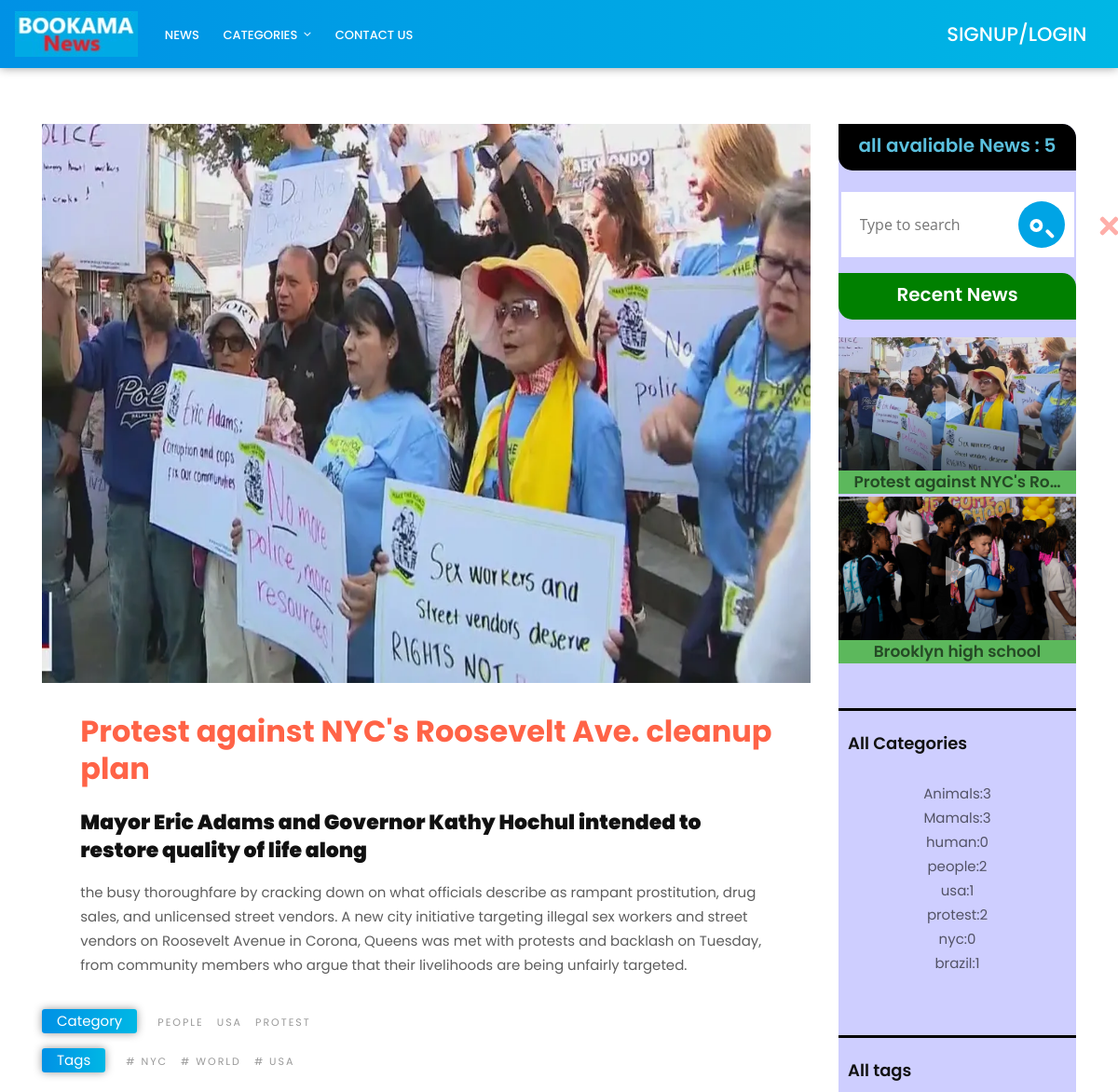
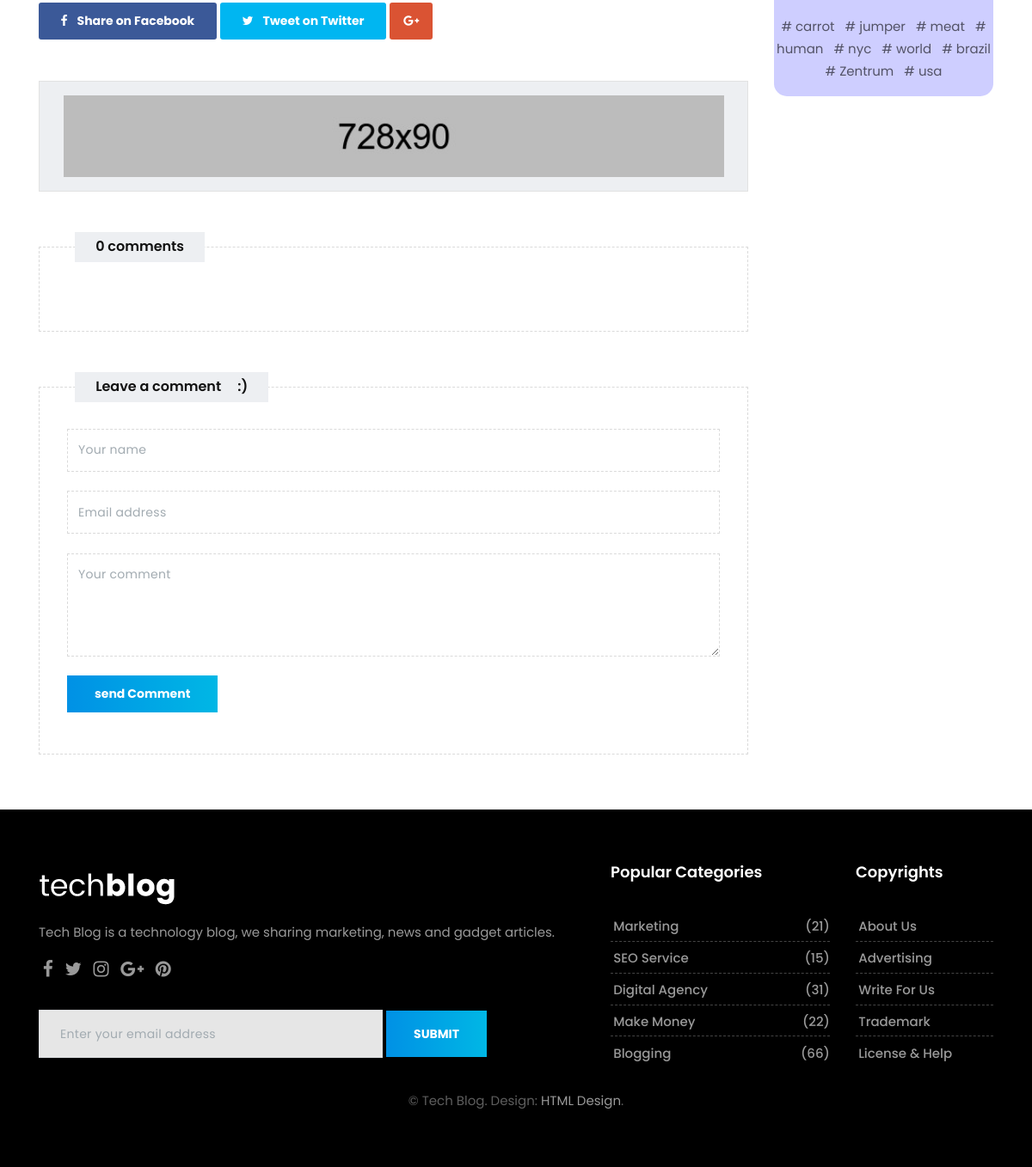
Screenshot of /detail/7/ with the database file from the repository (2 pictures, top to bottom).
### news/models.py (models this page shows, shortened)
class News(models.Model):
  title=models.CharField(max_length=250)
  brif_description=models.TextField()
  description=models.TextField()
  image=models.ImageField(upload_to='news/images/',default='news/images/1.png')
  updated_time=models.DateTimeField(auto_now=True, auto_now_add=False)
  created_time=models.DateTimeField(auto_now=False, auto_now_add=True)
  active=models.BooleanField(default=False)
  author=models.ForeignKey(user,on_delete=models.CASCADE,blank=False)
  category=models.ManyToManyField("Category")
  tag=models.ManyToManyField("Tag")
  class Meta:
    ordering=['-created_time']
    verbose_name = 'New'
    verbose_name_plural = 'News'

class Category(models.Model):
  title=models.CharField(max_length=100)
  def __str__(self):
    return self.title

class Tag(models.Model):
  title=models.CharField(max_length=100)

### news/views.py (the view)
# urls.py: path('detail/<int:num>/', news_detail,name="detail"),
def news_detail(request,num):
  new=get_object_or_404(News,id=num)
  comments = Comment.objects.filter(news=new, active=True)
  form=CommentForm()
  if request.method =='POST':
    form=CommentForm(request.POST)
    if form.is_valid():
      form.save()
      messages.success(request, "your comment added and would be published soon ... ")
      return redirect('/')
  return render(request,'news/news-detail.html',{'new':new , 'comments':comments ,'form':form})

### news/forms.py
class CommentForm(forms.ModelForm):
  class Meta:
    model=Comment
    fields='__all__'
    exclude = ('active','created_time')

### news/templatetags/news_tags.py (called while the page is built)
@register.simple_tag
def news_counter():
  news=str(News.objects.filter(active=1).count())
  return f"all avaliable News   :  {news} "

@register.inclusion_tag('news/includes/news-recent.html')
def recent_news():
  news=News.objects.filter(active=True).order_by('-created_time')[0:2]
  return {'news':news}

@register.inclusion_tag('news/includes/news-category.html')
def categories():
  categories=Category.objects.all()
  news=News.objects.filter(active=True)
  categories_count={}
  for cat in categories:
    categories_count[cat]=news.filter(category__title=cat).count()
  return {'categories_count': categories_count}

@register.inclusion_tag('news/includes/news-all-tags.html')
def show_all_tags():
  tags=Tag.objects.all()
  return {'tags':tags}

@register.inclusion_tag('news/includes/news-category-banner.html')
def category_banner():
  categories=Category.objects.all()
  return {'categories':categories}

@register.inclusion_tag('news/includes/banner/news-banner-recentnews.html')
def banner_recent_news():
  news=News.objects.filter(active=True).order_by('-id')[0:3]
  return {'news':news}

### templates/news/news-detail.html (shortened to what this page needs)
{% extends "base.html" %}
{% load static %}
{% load news_tags %}
{% block content %}
<section class="section single-wrapper">
  <div class="container">
      <div class="row">
          <div class="col-lg-9 col-md-12 col-sm-12 col-xs-12">
              <div class="page-wrapper">
                  <div class="single-post-media">
                      <img style="width:100%;height:600px" src="{{new.image.url}}" alt="" class="img-fluid">
                  </div>
                  <div class="blog-content">
                      <div class="pp">
                          <h1><a href="#">{{new.title}}</a></h1>
                          <h3><strong>{{new.brif_description}}</strong></h3>
                          <p>{{new.description}}</p>
                      </div>
                  </div>
                  <div class="blog-title-area">
                      <div class="tag-cloud-single">
                          <span>Category</span>
                          {% for cat in new.category.all %}
                          <small><a href=" {% url "news:category" category=cat.title %} ">{{cat.title}}</a></small>
                          {% endfor %}
                      </div>
                     <div class="tag-cloud-single">
                        <span>Tags </span>
                        {% for tag in new.tag.all  %}
                        <small><a href="{% url "news:tag" tag=tag.title %}"># {{tag.title}}</a></small>
                        {% endfor %}
                    </div>
                      <div class="post-sharing">
                          <ul class="list-inline">
                              <li><a href="#" class="fb-button btn btn-primary"><i class="fa fa-facebook"></i> <span class="down-mobile">Share on Facebook</span></a></li>
                              <li><a href="#" class="tw-button btn btn-primary"><i class="fa fa-twitter"></i> <span class="down-mobile">Tweet on Twitter</span></a></li>
                              <li><a href="#" class="gp-button btn btn-primary"><i class="fa fa-google-plus"></i></a></li>
                          </ul>
                      </div>
                  </div>
                  <div class="row">
                      <div class="col-lg-12">
                          <div class="banner-spot clearfix">
                              <div class="banner-img">
                                  <img src="upload/banner_01.jpg" alt="" class="img-fluid">
                              </div>
                          </div>
                      </div>
                  </div>
                  <div class="custombox clearfix">
                      <h4 class="small-title">{{comments.count}} comments</h4>
                      <div class="row">
                          <div class="col-lg-12">
                          </div>
                      </div>
                  </div>
                  <div class="custombox clearfix">
                      <h4 class="small-title">Leave a comment &nbsp; &nbsp; :) </h4>
                      <div class="row">
                          <div class="col-lg-12">
                              <form method="POST" action="{% url "news:detail" num=new.id %}" class="form-wrapper">
                                  <input name="name" type="text" class="form-control" placeholder="Your name">
                                  <input name="email" type="email" class="form-control" placeholder="Email address">
                                  <textarea name="message" class="form-control" placeholder="Your comment"></textarea>
                                  <button type="submit" class="btn btn-primary">send Comment</button>
                              </form>
                          </div>
                      </div>
                  </div>
              </div>
          </div>
{% include "news/includes/sidebar.html" %}
      </div>
  </div>
</section>
{% endblock content %}

### templates/news/includes/news-recent.html (shortened to what this page needs)
{% load news_tags %}
<div class="widget">
    <div class="trend-videos">
<h2 style="border-radius:0px 15px 0px 15px;background-color:green;font-size:20px;height:50px;text-align:center;padding:5%" class="widget-title text-white">Recent News</h2>
{% for new in news %}
      <div class="blog-box bg-success" style="margin-top:-13px;">
          <div class="post-media">
              <a href="{% url "news:detail" num=new.id %}" title="">
                  <img src="{{new.image.url}}" alt="" class="img-fluid">
                  <div class="hovereffect">
                  </div>
              </a>
          </div>
          <div class="blog-meta">
              <h5 style="text-align:center;padding-buttom:10px" ><a href="{% url "news:detail" num=new.id %}" title="">{{new.title | truncatechars:25}}</a></h5>
          </div>
      </div>
      {% endfor %}
  </div>
</div>

### templates/news/includes/news-category.html (shortened to what this page needs)
{% load news_tags %}
<div class="widget">
  <h2 class="widget-title" style="padding:10px 0px 0px 10px">All Categories </h2>
  <div class="blog-list-widget">
      <div class="list-group">
          <a href="tech-single.html" class="list-group-item list-group-item-action flex-column align-items-start">
              <div class="w-100 justify-content-between">
                  <ul>
                    {% for cat,num in categories_count.items %}
                    <li style="text-align:center">
                        <a href="{% url "news:category" category=cat.title %}">{{cat}}:{{num}}</a>
                    </li>
                    {% endfor %}
                  </ul>
              </div>
          </a>
      </div>
  </div>
</div>

### templates/news/includes/news-all-tags.html (shortened to what this page needs)
{% load news_tags %}
<div class="widget">
  <h2 class="widget-title"  style="padding:10px 0px 0px 10px" >All tags </h2>
  <div class="blog-list-widget">
      <div class="list-group">
          <a href="tech-single.html" class="list-group-item list-group-item-action flex-column align-items-start">
              <div class="w-100 justify-content-between">
                  <ul style="text-align:center">
                    {% for tag in tags%}
                    <li  style="display:inline">
                        <a href="{% url "news:tag" tag=tag.title %}"># {{tag.title}} &nbsp; </a>
                    </li>
                    {% endfor %}
              </div>
          </a>
      </div>
  </div>
</div>

### staticfiles/css/colors.css (style rules this page uses)
.authorbox p a, .pp a, .sitemap-wrapper small, .fa-user-circle-o, .footer h5:hover, a:hover, a:focus, .navbar-nav .nav-link:hover, .navbar-nav .nav-link:focus, .navbar-inverse .navbar-nav .active > .nav-link, .navbar-inverse .navbar-nav .nav-link.active, .navbar-inverse .navbar-nav .nav-link.open, .navbar-inverse .navbar-nav .open > .nav-link { color: #3197d6 !important; }
.tag-cloud-single span, .page-title i, .btn:hover, .sitemap-wrapper .year, .btn:focus, .navbar-inverse .navbar-toggler { color: #ffffff !important; background-color: #3197d6; }

### staticfiles/css/version/tech.css (style rules this page uses)
body { background-color: #ffffff; }
h1, h2, h3, h4, h5, body, .navbar-toggleable-md .navbar-nav .nav-link, .market-header, .btn, .dropdown-item, .form-control, p { font-family: 'Poppins', serif !important; }
h1, h2, h3, h4, h5 { font-weight: 600; }
.single-wrapper { margin-top: 3.5rem; }
.banner-spot { padding: 0 !important; border: 1px solid #e2e2e2; }
.page-wrapper .banner-spot { padding: 1rem !important; border: 1px solid #e2e2e2; }
.authorbox p a, .pp a, .blog-top .fa-rss, a:hover, a:focus { color: #FF6347 !important; }
.btn, .page-link:hover, .page-link:focus, .btn:hover, .btn:focus { color: #ffffff !important; background: rgba(0, 0, 0, 0) linear-gradient(to right, #0091e5 0px, #00b7e5 100%) repeat scroll 0 0 !important }
.tag-cloud-single span, .navbar-inverse { color: #ffffff !important; box-shadow: 0 0 10px rgba(0, 0, 0, 0.4); background: rgba(0, 0, 0, 0) linear-gradient(to right, #0091e5 0px, #00b7e5 100%) repeat scroll 0 0 !important }
.gp-button.btn-primary:hover, .gp-button.btn-primary:focus, .gp-button.btn-primary { border-color: #DA5333 !important; background: #DA5333 !important; }
.fb-button.btn-primary:focus, .fb-button.btn-primary:hover, .fb-button.btn-primary { background: #3B5998 !important; border-color: #3B5998 !important; }
.tw-button.btn-primary:hover, .tw-button.btn-primary:focus, .tw-button.btn-primary { background: #00B6F1 !important; border-color: #00B6F1 !important; }

### rows the page displays
News: image (picture), title "Protest against NYC's Roosevelt Ave. cleanup plan", brif_description "Mayor Eric Adams and Governor Kathy Hochul intended to restore quality of life along", description "the busy thoroughfare by cracking down on what officials describe as rampant prostitution, drug sales, and unlicensed street vendors. A new city initiative targeting illegal sex workers and street vendors on Roosevelt Avenue in Corona, Queens was met with protests and backlash on Tuesday, from community members who argue that their livelihoods are being unfairly targeted.", title "Protest against NYC's Ro…"
Category: title "PEOPLE", title "people", num "2"
Category: title "USA", title "usa", num "1"
Category: title "PROTEST", title "protest", num "2"
Tag: title "NYC", title "nyc"
Tag: title "WORLD", title "world"
Tag: title "USA", title "usa"
News: image (picture), title "Brooklyn high school"
Category: title "Animals", num "3"
Category: title "Mamals", num "3"
Category: title "human", num "0"
Category: title "nyc", num "0"
Category: title "brazil", num "1"
Tag: title "carrot"
Tag: title "jumper"
Tag: title "meat"
Tag: title "human"
Tag: title "brazil"
Tag: title "Zentrum"

### other values shown
{{ comments.count }} "0"
